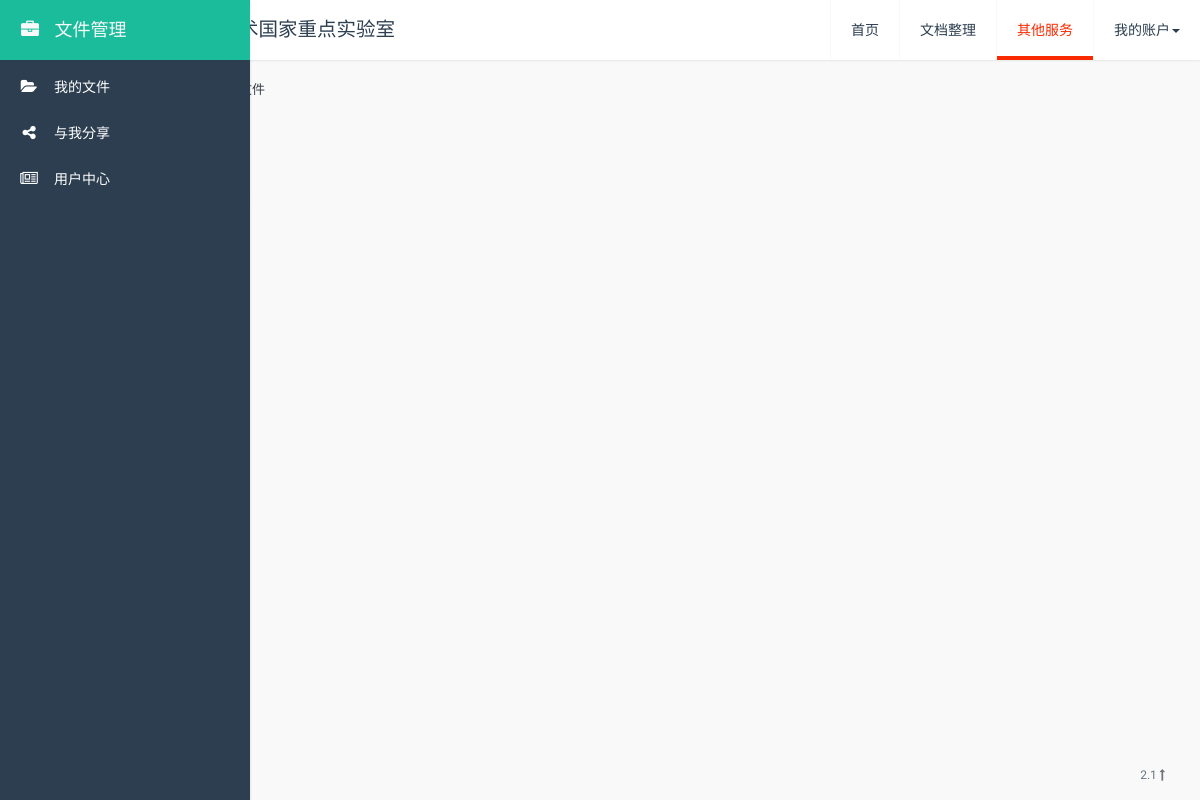
The page /user/shared_file_view/ (signed in) on the database as committed earlier.
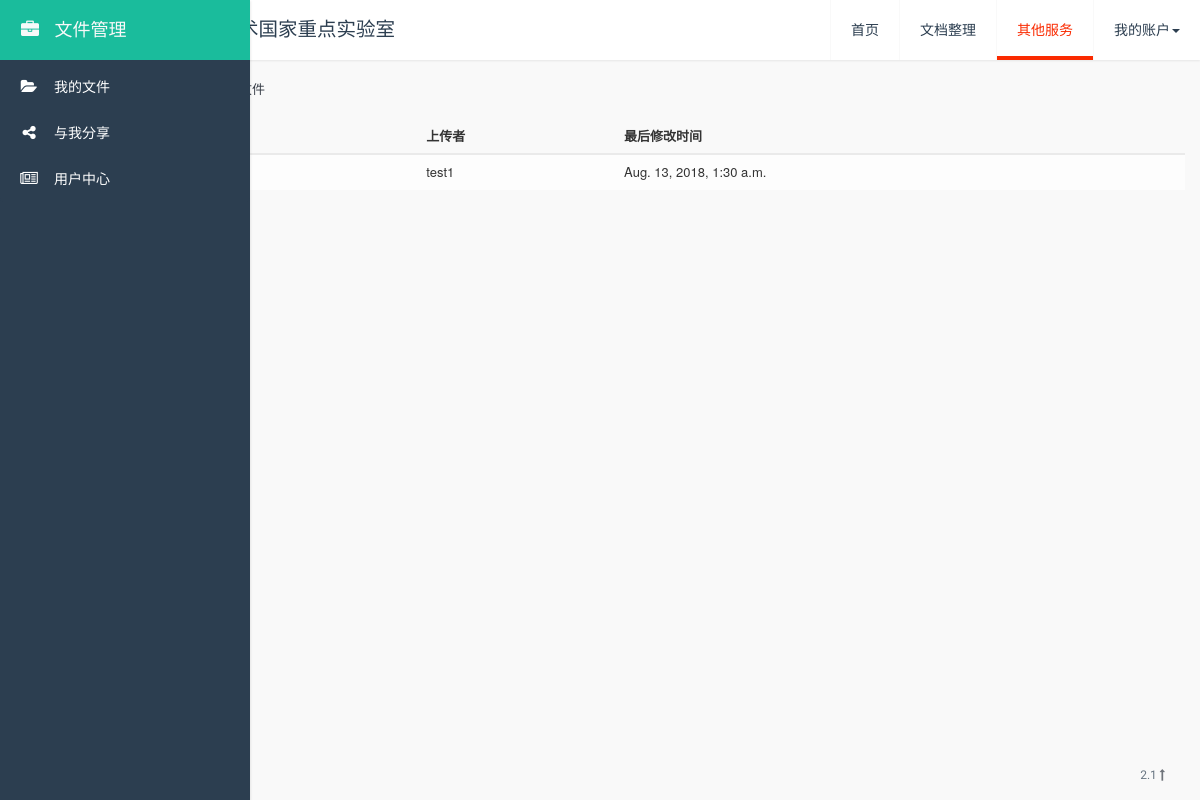
The same page on the database as committed later.
### user/models.py (models this page shows, shortened)
class FileShare(models.Model):
    file_share_id = models.UUIDField(default=uuid.uuid4, null=False, auto_created=True,
                                     editable=False, primary_key=True)
    shared_file = models.ForeignKey(File, on_delete=models.CASCADE, default=None)
    owner = models.ForeignKey(User, on_delete=models.CASCADE, related_name="shared_file_owner", default=None)
    sharer = models.ForeignKey(User, on_delete=models.CASCADE, related_name="shared_file_sharer", default=None)

class File(models.Model):
    gu_id = models.UUIDField(default=uuid.uuid4, null=False, auto_created=True, editable=False, primary_key=True)
    owner = models.ForeignKey(User, on_delete=models.CASCADE, related_name='file_owner')
    path = models.FileField(upload_to='user_files/')
    filename = models.CharField(max_length=255)
    total_page = models.PositiveIntegerField(default=0)
    date_uploaded = models.DateTimeField('date file uploaded', auto_now_add=True)
    last_modified = models.DateTimeField('date last modified', auto_now=True)

### user/views.py (the view)
@login_required(login_url='/user/login/')
def shared_file_view(request):
    user = request.user
    shared_files = FileShare.objects.filter(sharer=user)
    if shared_files.exists():
        msg_code = 0
    else:
        msg_code = 1
    context = {
        'user': user,
        'shared_files': shared_files,
        'msg': msg_code,
    }
    return render(request, 'file/shared_with_me.html', context)

### user/templates/file/shared_with_me.html (shortened to what this page needs)
<!DOCTYPE html>
<html lang="en">
<head>
</head>
<body>
    {% extends 'file/file_base.html' %}
    {% block main_body %}
        <div class="side-body">
            <ul class="nav nav-pills" style="margin-bottom: 10px;">
                 <li role="presentation" class="active"><a href="{% url 'user:shared_file_view' %}">个人分享文件</a></li>
                 <li role="presentation"><a href="{% url 'user:group_files_view' %}">群分享文件</a ></li>
            </ul>
            {% if msg == 0 %}
                <table class="table table-striped">
                    <thead>
                    <tr>
                        <th scope="col"> 文件名 </th>
                        <th scope="col"> 上传者 </th>
                        <th scope="col"> 最后修改时间 </th>
                    </tr>
                    </thead>
                    {% for file in shared_files %}
                        <tr id={{  file.shared_file.gu_id }} oncontextmenu="select_file(this)">
                            <td>{{ file.shared_file.filename }}</td>
                            <td>{{ file.owner.username }}</td>
                            <td>{{ file.shared_file.last_modified }}</td>
                        </tr>
                    {% endfor %}
                </table>
            {% endif %}
            {% if msg == 1 %}
                <h5> 还没有人与您分享文件 </h5>
            {% endif %}
        </div>
    {% endblock %}

Rows that differ between the two databases and show on the page:
added FileShare: shared_file.filename "3346a001.pdf", owner.username "test1", shared_file.last_modified "Aug. 13, 2018, 1:30 a.m."
Other text that changed with them:
text no longer shown: "还没有人与您分享文件"
text now shown: "文件名 上传者 最后修改时间"
